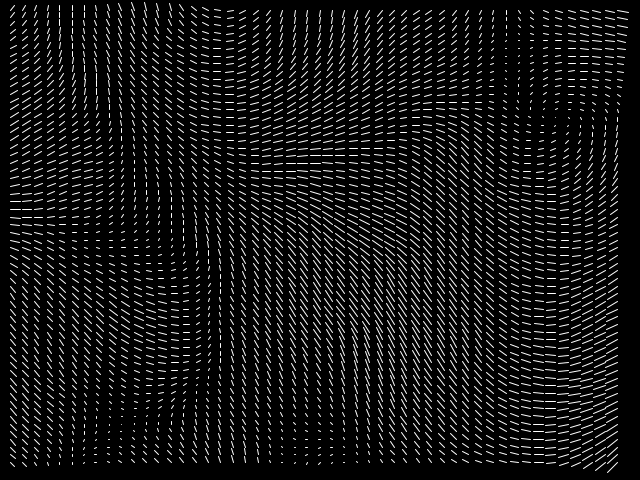
Frame 1 (no input)
Frame 60 (the mouse pressed at the canvas centre just before this capture): identical to frame 1, image omitted
Frame 120 (the mouse held since frame 60 and released just before this capture): identical to frame 1, image omitted

The Processing sketch that drew this single still picture (run headless with seeded random() and noise(); from frame 60 on, the mouse is pressed at the canvas centre):

// Processing sketch: Fluid
// ── Fluid.pde


int sizeX = 50;
int sizeY = 60;

float worldSizeX = 2;
float worldSizeY;

float velocityFieldDisplayVectorSize = 20;

VectorField velocities;
ScalarField densities;

int ScreenPosX(int i) { return 10 + (((width  - 20) * i) / sizeX); }
int ScreenPosY(int j) { return 10 + (((height - 20) * j) / sizeY); }
PVector ScreenPosition(int i, int j) { return new PVector(ScreenPosX(i), ScreenPosY(j)); }

float WorldPosX(int i) { return ((float)i / sizeX) * worldSizeX; }
float WorldPosY(int j) { return ((float)j / sizeY) * worldSizeY; }
PVector WorldPosition(int i, int j) { return new PVector(WorldPosX(i), WorldPosY(j)); }

void setup()
{
  size(640, 480);
  worldSizeY = worldSizeX * ((float)height / width);
  
  velocities = new VectorField(sizeX, sizeY);
  densities = new ScalarField(sizeX, sizeY);
  
  PVector[][] initialVelocities = new PVector[sizeX][sizeY];
  PVector worldPos;
  for (int i = 0; i < sizeX; i++)
  {
    for (int j = 0; j < sizeY; j++)
    {
      worldPos = WorldPosition(i, j);
      initialVelocities[i][j] = new PVector(velocityFieldDisplayVectorSize * map(noise(worldPos.x, worldPos.y), 0, 1, -1, 1), velocityFieldDisplayVectorSize * map(noise(worldPos.x + (20 * worldSizeX), worldPos.y + (20 * worldSizeY)), 0, 1, -1, 1));
    }
  }
  velocities.add(initialVelocities, sizeX, sizeY);
  
}

void draw()
{
  background(0);
  
  stroke(255);
  
  for (int i = 0; i < sizeX; i++)
  {
    for (int j = 0; j < sizeY; j++)
    {
      PVector pos = ScreenPosition(i, j);
      line(pos.x, pos.y, pos.x + velocities.get(i, j).x, pos.y + velocities.get(i, j).y);
    }
  }
}

// ── ScalarField.pde

class ScalarField
{
  int sizeX = 0;
  int sizeY = 0;
  float[][] values;
  
  ScalarField(int _sizeX, int _sizeY)
  {
    sizeX = _sizeX;
    sizeY = _sizeY;
    
    values = new float[sizeX][sizeY];
  }
  
  ScalarField(float[][] _values, int _sizeX, int _sizeY)
  {
    sizeX = _sizeX;
    sizeY = _sizeY;
    
    values = new float[sizeX][sizeY];
    for (int i = 0; i < sizeX; i++)
    {
      for (int j = 0; j < sizeY; j++)
      {
        values[i][j] = _values[i][j];
      }
    }
  }
  
  ScalarField copy()
  {
    return new ScalarField(values, sizeX, sizeY);
  }
  
  ScalarField add(ScalarField a, ScalarField b)
  {
    if (a.sizeX == b.sizeX && a.sizeY == b.sizeY)
    {
      for (int i = 0; i < sizeX; i++)
      {
        for (int j = 0; j < sizeY; j++)
        {
          a.values[i][j] += b.values[i][j];
        }
      }
      
      return a;
    }
    else
    {
      return null;
    }
  }
  
  
}

// ── VectorField.pde


class VectorField
{
  int sizeX = 0;
  int sizeY = 0;
  PVector[][] values;
  
  VectorField(int _sizeX, int _sizeY)
  {
    sizeX = _sizeX;
    sizeY = _sizeY;
    
    values = new PVector[sizeX][sizeY];
    for (int i = 0; i < sizeX; i++)
    {
      for (int j = 0; j < sizeY; j++)
      {
        values[i][j] = new PVector();
      }
    }
  } 
    
  VectorField(PVector[][] _values, int _sizeX, int _sizeY)
  {
    sizeX = _sizeX;
    sizeY = _sizeY;
    
    values = new PVector[sizeX][sizeY];
    for (int i = 0; i < sizeX; i++)
    {
      for (int j = 0; j < sizeY; j++)
      {
        values[i][j] = _values[i][j].copy();
      }
    }
  } 
  
  PVector get(int i, int j) { return values[i][j]; } 
  VectorField copy() { return new VectorField(values, sizeX, sizeY); }
  
  // Addition
  VectorField add(VectorField b)
  {
    if (sizeX == b.sizeX && sizeY == b.sizeY)
    {
      for (int i = 0; i < sizeX; i++)
      {
        for (int j = 0; j < sizeY; j++)
        {
          values[i][j].add(b.values[i][j].copy());
        }
      }
      
      return this;
    }
    else
    {
      return null;
    }
  }
  VectorField add(PVector[][] _values, int _sizeX, int _sizeY)
  {
    if (sizeX == _sizeX && sizeY == _sizeY)
    {
      for (int i = 0; i < sizeX; i++)
      {
        for (int j = 0; j < sizeY; j++)
        {
          values[i][j].add(_values[i][j].copy());
        }
      }
      
      return this;
    }
    else
    {
      return null;
    }
  }
  
  
}
